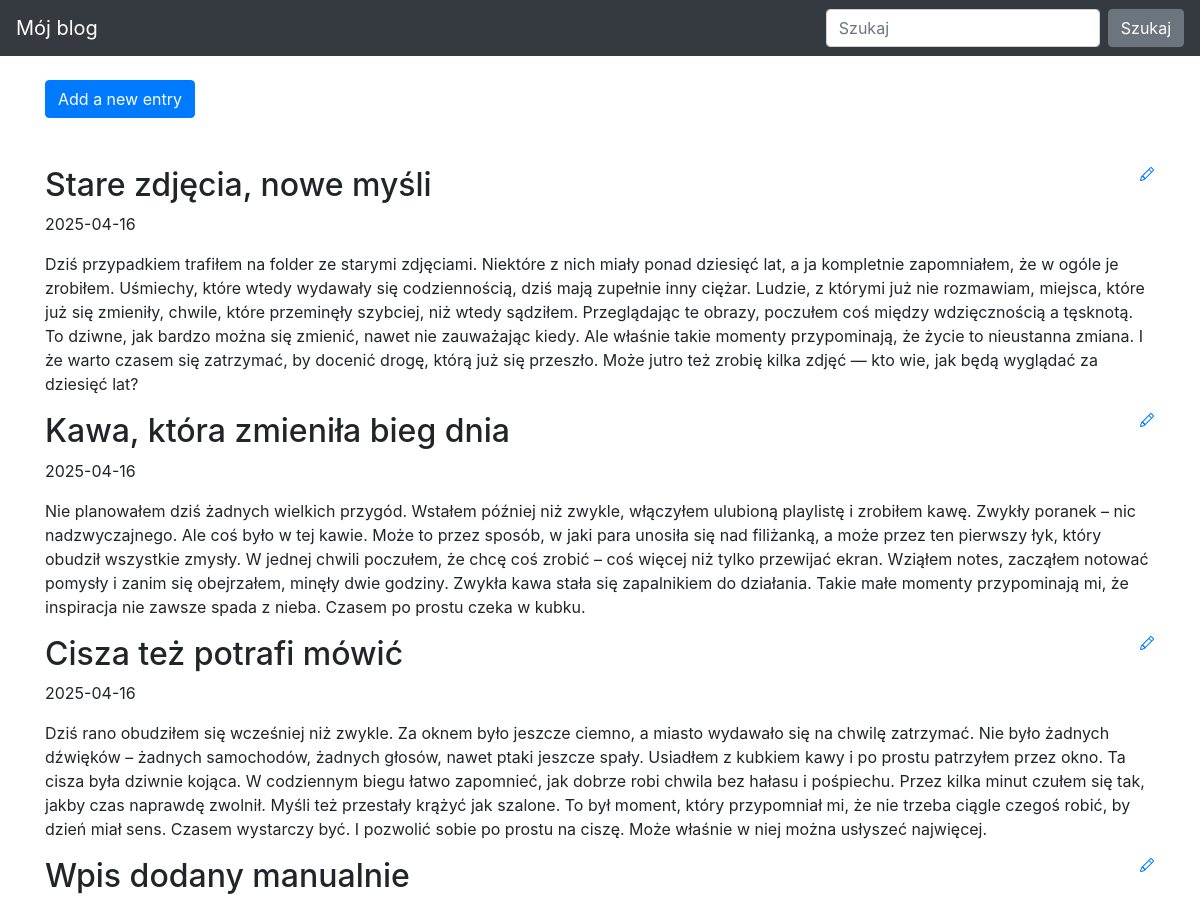
Before: / (upper part) with the older database file.
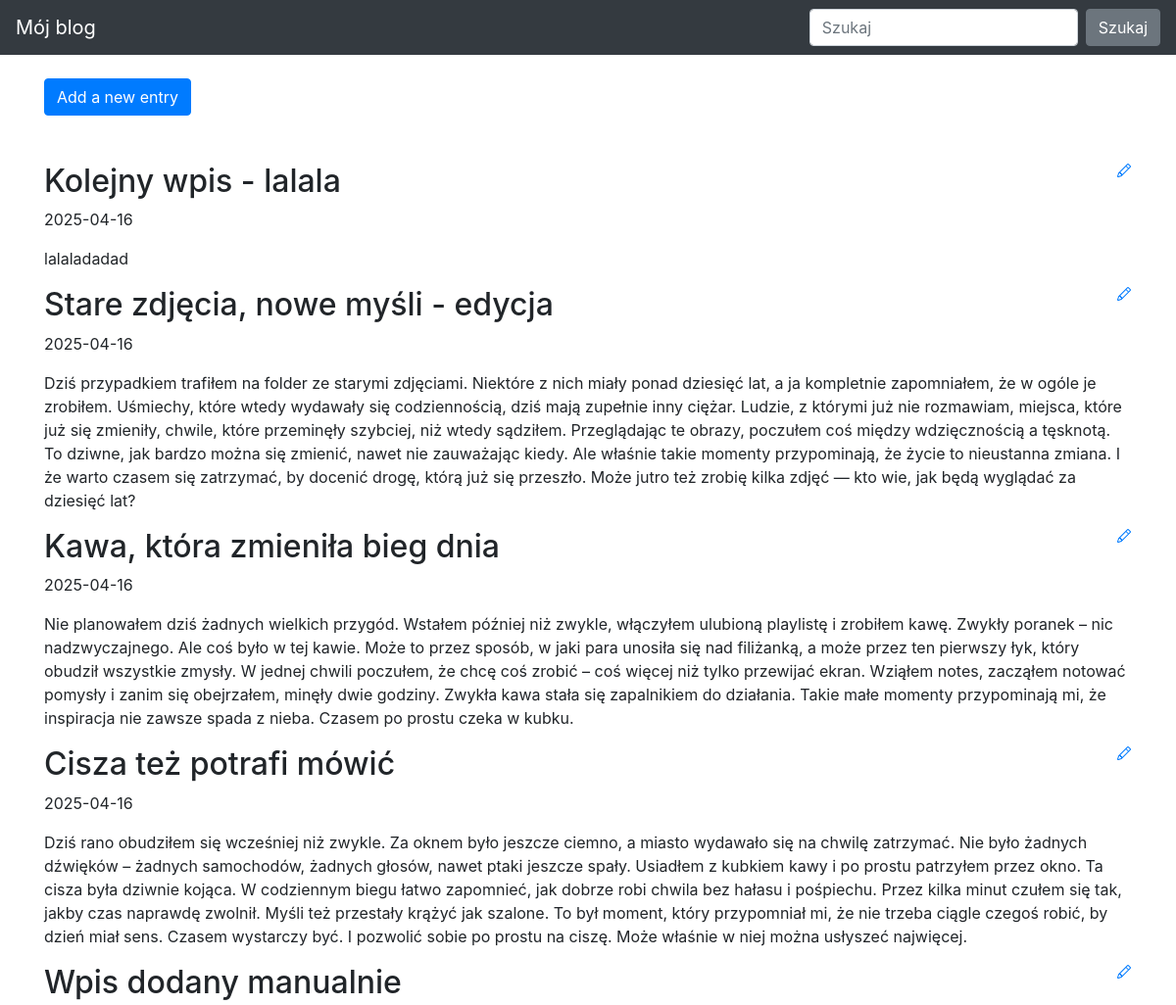
After: the same page with the newer database file.
### blog/models.py (models this page shows)
class Entry(db.Model):
    id = db.Column(db.Integer, primary_key=True)
    title = db.Column(db.String(80), nullable=False)
    body = db.Column(db.Text, nullable=False)
    pub_date = db.Column(db.DateTime, nullable=False,
                         default=datetime.datetime.utcnow)
    is_published = db.Column(db.Boolean, default=False)

### blog/routes.py (the view)
@app.route("/")
def index():
    all_posts = Entry.query.filter_by(is_published=True).order_by(Entry.pub_date.desc())
    return render_template("homepage.html", all_posts=all_posts)

### blog/templates/homepage.html (shortened to what this page needs)
{% extends "base.html" %}
{% block content %}
<div class="mb-5">
    <a href="{{ url_for('create_entry') }}" class="btn btn-primary">Add a new entry</a>
</div>
{% for post in all_posts %}
<div>
   <div>
       <h2 class="d-inline-block">{{ post.title }}</h2>
       <a href="{{ url_for('edit_entry', entry_id=post.id) }}">
       </a>
   </div>
   <p>{{ post.pub_date.strftime('%Y-%m-%d') }}</p>
   <p>
       {{ post.body}}
   </p>
</div>
{% endfor %}
{% endblock %}

### blog/templates/base.html (shortened to what this page needs)
<!doctype html>
<html lang="en">
<head>
 <link rel="stylesheet" href="https://stackpath.bootstrapcdn.com/bootstrap/4.5.0/css/bootstrap.min.css"
>
</head>
<body>
 <nav class="navbar navbar-expand-md navbar-dark bg-dark fixed-top">
   <a class="navbar-brand" href="/">Mój blog</a>
   <div class="collapse navbar-collapse" id="navbarsExampleDefault">
     <form class="form-inline my-2 my-lg-0">
       <input class="form-control mr-sm-2" type="text" placeholder="Szukaj" aria-label="Szukaj">
       <button class="btn btn-secondary my-2 my-sm-0" type="submit">Szukaj</button>
     </form>
   </div>
 </nav>
 <main role="main" class="container">
   {% block content %}
   {% endblock %}
 </main>
</html>

### blog/templates/base.html (style rules this page uses)
body { padding-top: 5rem; }

Changed rows visible on the page:
added Entry: title "Kolejny wpis - lalala", pub_date "2025-04-16", body "lalaladadad"
changed Entry: title "Stare zdjęcia, nowe myśli" → "Stare zdjęcia, nowe myśli - edycja"
